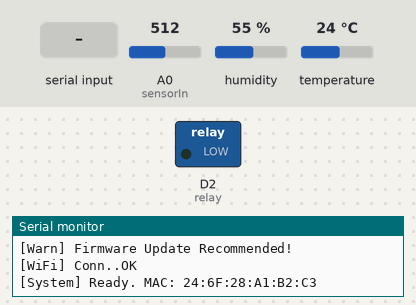
The sketch below on a simulated Arduino Uno R4 WiFi. Shown: switched loads named in the sketch (green lamp = pin HIGH), the last lines printed to the serial monitor. The inputs (shaded band) are chosen by the test bench; at power-on: A0 (sensorIn) = 512, humidity 55 %, temperature 24 °C. WiFi joins after 1.5 s; servers stay silent unless stated; uploads are accepted with an empty reply.

Above: at 5.7 s.
5.8 s: "off\n" received over Serial
At 7.1 s:
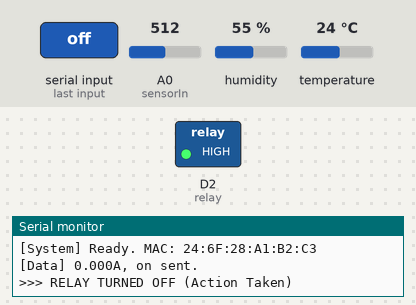
7.6 s: "on\n" received over Serial
At 9.3 s:
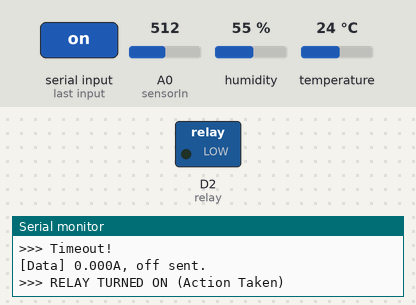
Timing chart, 0 to 10.8 s (numbered marks = the images above; inputs shaded):
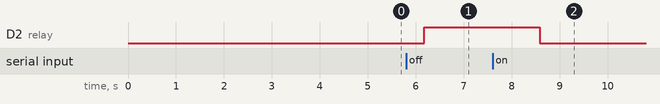

Measured:
- after the input at 5.8 s, D2 (relay): LOW → HIGH after 0.37 s
- after the input at 7.6 s, D2 (relay): HIGH → LOW after 0.98 s

The sketch:

V03_Final.ino
```cpp
#include <Arduino_JSON.h>
#include <WiFiS3.h>
#include <WiFiSSLClient.h>
#include <DHT11.h>

// ----------------------------------------------------------------
// [설정] 네트워크 및 oneM2M
// ----------------------------------------------------------------
const char ssid[] = "[WIFI_SSID]";
const char pass[] = "[WIFI_PASSWORD]";

const char server[] = "onem2m.iotcoss.ac.kr";
const int port = 443;

const String cse = "Mobius";
const String ae = "ae_nexcode";
const String cnt_monitor = "monitor";
const String cnt_cmd = "switch";

const String apiKey = "[MOBIUS_API_KEY]";
const String lectureId = "[LECTURE_ID]";
const String creatorId = "[CREATOR_ID]";
const String origin = "SOrigin_nexcode";

// ----------------------------------------------------------------
// [하드웨어]
// ----------------------------------------------------------------
DHT11 dht(A1);
const int sensorIn = A0;
const int relay = 2;

WiFiSSLClient client;

String myMacAddress = "";
String relayStatus = "on";
int mVperAmp = 600;

// [최적화 1] 타이머 변수
unsigned long lastSendTime = 0;
unsigned long lastCheckTime = 0;
const long uploadInterval = 1000;  // 1초마다 센서 전송
const long commandInterval = 500;  // 0.5초마다 명령 확인

// [최적화 2] 연결 재사용 카운터
int connectionReuseCount = 0;
const int maxReuse = 10;

// ----------------------------------------------------------------
// [SETUP]
// ----------------------------------------------------------------
void setup() {
    Serial.begin(115200);
    // while(!Serial);

    pinMode(relay, OUTPUT);
    digitalWrite(relay, LOW);
    relayStatus = "on";

    if (WiFi.status() == WL_NO_MODULE) while (true);

    if (WiFi.firmwareVersion() < "0.3.0") {
        Serial.println(F("[Warn] Firmware Update Recommended!"));
    }

    connectWiFi();
    myMacAddress = getMacAddressStr();
    Serial.println("\n[System] Ready. MAC: " + myMacAddress);
}

// ----------------------------------------------------------------
// [LOOP]
// ----------------------------------------------------------------
void loop() {
    unsigned long currentMillis = millis();

    // 1. WiFi 끊기면 복구
    if (WiFi.status() != WL_CONNECTED) {
        connectWiFi();
    }

    // 2. 시리얼 제어
    if (Serial.available()) {
        String input = Serial.readStringUntil('\n');
        input.trim();
        controlRelay(input);
    }

    // 3. 서버 명령 확인 (GET)
    if (currentMillis - lastCheckTime >= commandInterval) {
        lastCheckTime = currentMillis;
        getCommandFromServer();
    }

    // 4. 센서 데이터 업로드 (POST)
    if (currentMillis - lastSendTime >= uploadInterval) {
        lastSendTime = currentMillis;
        processAndUploadSensorData();
    }
}

// ----------------------------------------------------------------
// [통신 핵심] 요청 전송 (Keep-Alive)
// ----------------------------------------------------------------
void sendRequest(String method, String url, String body) {
    if (!client.connected()) {
        if (!client.connect(server, port)) {
            Serial.println(F("[Err] Conn Fail"));
            return;
        }
        connectionReuseCount = 0;
    }

    // [수정된 부분] F() 매크로는 순수 문자열에만 사용해야 함
    // 변수와 + 연산자가 섞인 곳에서는 F()를 제거했습니다.
    client.print(method + " " + url + " HTTP/1.1\r\n");
    client.print("Host: " + String(server) + "\r\n");

    if (connectionReuseCount > maxReuse) {
        client.print(F("Connection: close\r\n"));
    } else {
        client.print(F("Connection: keep-alive\r\n"));
    }

    client.print(F("Accept: application/json\r\n"));
    client.print(F("X-M2M-RI: 12345\r\n"));

    // [수정] 아래 줄들은 변수(apiKey 등)가 포함되어 있어 F()를 빼야 합니다.
    client.print("X-M2M-Origin: " + origin + "\r\n");
    client.print("X-API-KEY: " + apiKey + "\r\n");
    client.print("X-AUTH-CUSTOM-LECTURE: " + lectureId + "\r\n");
    client.print("X-AUTH-CUSTOM-CREATOR: " + creatorId + "\r\n");

    if (method == "POST") {
        client.print(F("Content-Type: application/json;ty=4\r\n"));
        client.print("Content-Length: " + String(body.length()) + "\r\n");
        client.print("\r\n");
        client.print(body);
    } else {
        client.print("\r\n");
    }

    unsigned long timeout = millis();
    while (client.available() == 0) {
        if (millis() - timeout > 1000) {
            Serial.println(F(">>> Timeout!"));
            client.stop();
            return;
        }
    }

    processResponse(method);

    connectionReuseCount++;
    if (connectionReuseCount > maxReuse) {
        client.stop();
        connectionReuseCount = 0;
    }
}

// ----------------------------------------------------------------
// [응답 처리] 파싱 및 로그 출력
// ----------------------------------------------------------------
void processResponse(String method) {
    bool headerEnded = false;
    String responseBody = "";

    while(client.available()) {
        String line = client.readStringUntil('\n');
        if (line == "\r") {
            headerEnded = true;
            continue;
        }
        if (headerEnded) {
            responseBody += line;
        }
    }

    if (method == "GET" && responseBody.length() > 0) {
        JSONVar doc = JSON.parse(responseBody);
        if (JSON.typeof(doc) != "undefined" && doc.hasOwnProperty("m2m:cin")) {
            JSONVar conObj = doc["m2m:cin"]["con"];

            if (conObj.hasOwnProperty(myMacAddress)) {
                String cmd = (const char*) conObj[myMacAddress];

                Serial.print(F("[CMD] Found: "));
                Serial.println(cmd);

                controlRelay(cmd);
            }
        }
    }
}

// ----------------------------------------------------------------
// [기능 함수]
// ----------------------------------------------------------------
void getCommandFromServer() {
    String url = "/" + cse + "/" + ae + "/" + cnt_cmd + "/la";
    sendRequest("GET", url, "");
}

void processAndUploadSensorData() {
    float t = dht.readTemperature();
    float h = dht.readHumidity();
    if (isnan(t)) t = 0; if (isnan(h)) h = 0;

    double amps = readCurrentFast();

    Serial.print(F("[Data] ")); Serial.print(amps, 3); Serial.print(F("A, "));
    Serial.print(relayStatus); Serial.println(F(" sent."));

    String payload = "{\\\"temp\\\":" + String(t, 1) +
                     ", \\\"humi\\\":" + String(h, 0) +
                     ", \\\"energy\\\":" + String(amps, 3) +
                     ", \\\"status\\\":\\\"" + relayStatus + "\\\"}";

    String body = "{\"m2m:cin\": {\"con\": \"" + payload + "\", \"lbl\": [\"smart_plug\", \"" + myMacAddress + "\"]}}";
    String url = "/" + cse + "/" + ae + "/" + cnt_monitor;

    sendRequest("POST", url, body);
}

float readCurrentFast() {
    int maxValue = 0;
    int minValue = 1024;
    unsigned long start_time = millis();

    while((millis() - start_time) < 100) {
        int readValue = analogRead(sensorIn);
        if (readValue > maxValue) maxValue = readValue;
        if (readValue < minValue) minValue = readValue;
    }

    float resultVoltage = ((maxValue - minValue) * 5.0) / 1024.0;
    float vrms = (resultVoltage / 2.0) * 0.707;
    float amps = ((vrms * 1000) / mVperAmp) - 0.016;
    if (amps < 0) amps = 0;
    return amps;
}

void controlRelay(String cmd) {
    if (cmd == "on" && relayStatus != "on") {
        digitalWrite(relay, LOW);
        relayStatus = "on";
        Serial.println(F(">>> RELAY TURNED ON (Action Taken)"));
    } else if (cmd == "off" && relayStatus != "off") {
        digitalWrite(relay, HIGH);
        relayStatus = "off";
        Serial.println(F(">>> RELAY TURNED OFF (Action Taken)"));
    }
}

void connectWiFi() {
    if (WiFi.status() == WL_CONNECTED) return;
    Serial.print(F("[WiFi] Conn.."));
    while (WiFi.status() != WL_CONNECTED) {
        WiFi.begin(ssid, pass);
        delay(3000);
    }
    Serial.println(F("OK"));
    client.stop();
}

String getMacAddressStr() {
    byte mac[6];
    WiFi.macAddress(mac);
    String s = "";
    for (int i = 0; i < 6; i++) {
        if (mac[i] < 16) s += "0";
        s += String(mac[i], HEX);
        if (i < 5) s += ":";
    }
    s.toUpperCase();
    return s;
}
```
